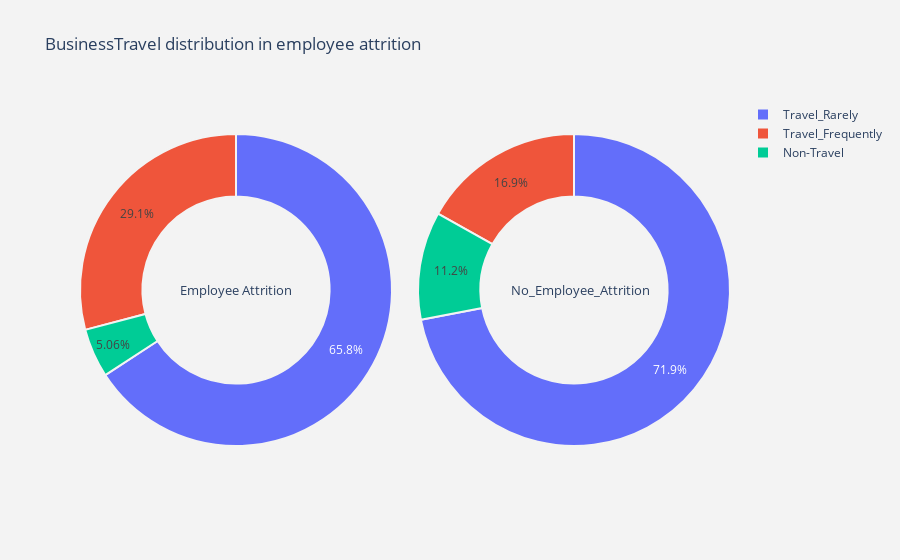
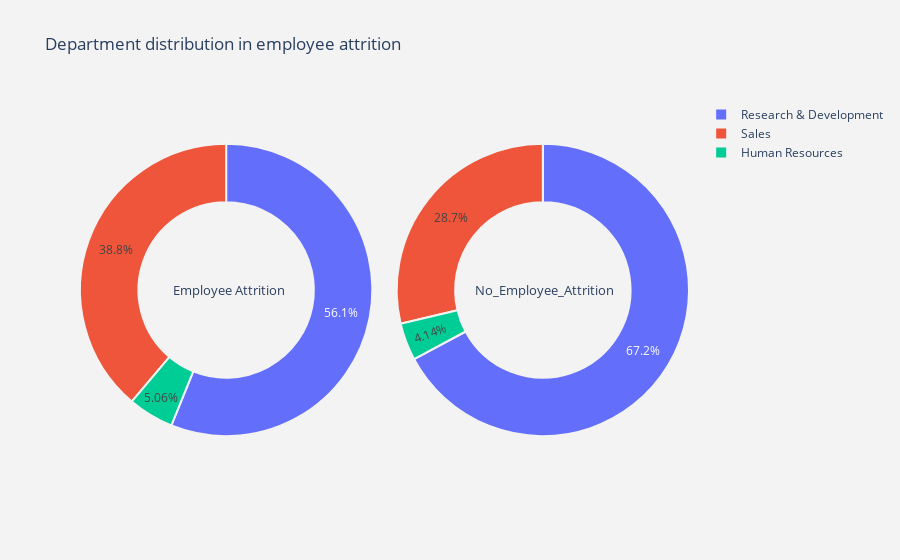
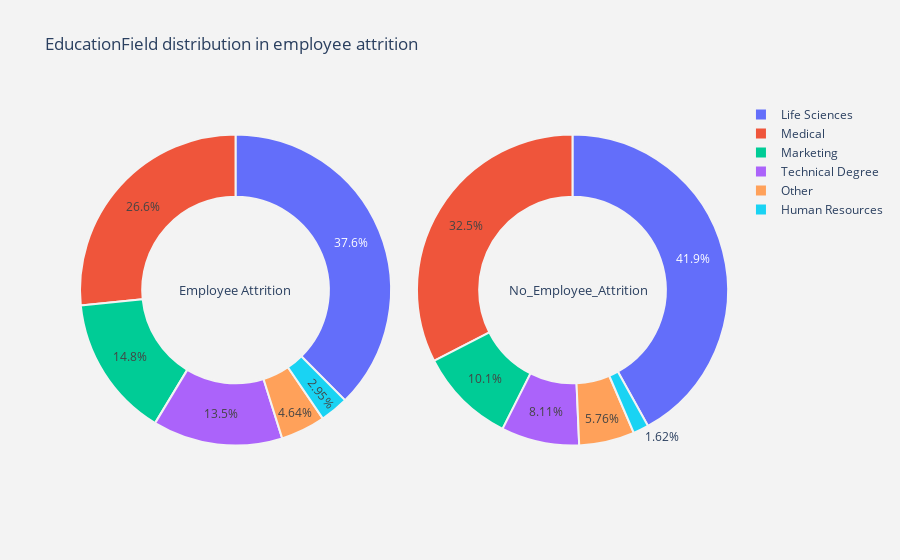
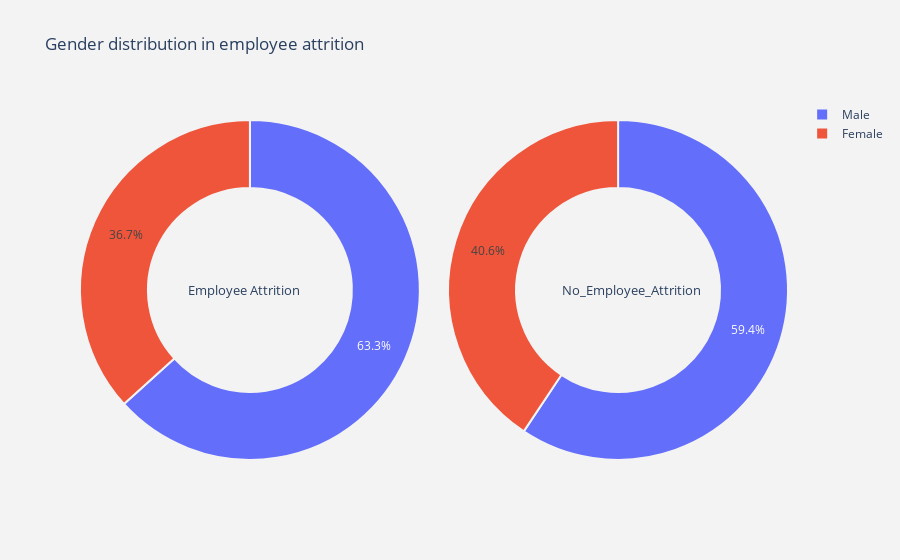

Here is the notebook cell these charts were saved with, in order:
### Code cell
for i in categorical :
    plot_pie(i)

### Figure 1 — Plotly figure (JSON) as saved in the notebook; plotly's stock layout.template omitted (floating-point values rounded to 4 significant figures)
{"data": [{"domain": {"x": [0, 0.48]}, "hole": 0.6, "hoverinfo": "label+percent+name", "labels": ["Travel_Rarely", "Travel_Frequently", "Non-Travel"], "marker": {"line": {"color": "rgb(243,243,243)", "width": 2}}, "name": "Employee Attrition", "type": "pie", "values": [156, 69, 12]}, {"domain": {"x": [0.52, 1]}, "hole": 0.6, "hoverinfo": "label+percent+name", "labels": ["Travel_Rarely", "Travel_Frequently", "Non-Travel"], "marker": {"line": {"color": "rgb(243,243,243)", "width": 2}}, "name": "No_Attrition", "type": "pie", "values": [887, 208, 138]}], "layout": {"annotations": [{"font": {"size": 13}, "showarrow": false, "text": "Employee Attrition", "x": 0.15, "y": 0.5}, {"font": {"size": 13}, "showarrow": false, "text": "No_Employee_Attrition", "x": 0.88, "y": 0.5}], "paper_bgcolor": "rgb(243,243,243)", "plot_bgcolor": "rgb(243,243,243)", "title": {"text": "BusinessTravel distribution in employee attrition "}}}

### Figure 2 — Plotly figure (JSON) as saved in the notebook; plotly's stock layout.template omitted (floating-point values rounded to 4 significant figures)
{"data": [{"domain": {"x": [0, 0.48]}, "hole": 0.6, "hoverinfo": "label+percent+name", "labels": ["Research & Development", "Sales", "Human Resources"], "marker": {"line": {"color": "rgb(243,243,243)", "width": 2}}, "name": "Employee Attrition", "type": "pie", "values": [133, 92, 12]}, {"domain": {"x": [0.52, 1]}, "hole": 0.6, "hoverinfo": "label+percent+name", "labels": ["Research & Development", "Sales", "Human Resources"], "marker": {"line": {"color": "rgb(243,243,243)", "width": 2}}, "name": "No_Attrition", "type": "pie", "values": [828, 354, 51]}], "layout": {"annotations": [{"font": {"size": 13}, "showarrow": false, "text": "Employee Attrition", "x": 0.15, "y": 0.5}, {"font": {"size": 13}, "showarrow": false, "text": "No_Employee_Attrition", "x": 0.88, "y": 0.5}], "paper_bgcolor": "rgb(243,243,243)", "plot_bgcolor": "rgb(243,243,243)", "title": {"text": "Department distribution in employee attrition "}}}

### Figure 3 — Plotly figure (JSON) as saved in the notebook; plotly's stock layout.template omitted (floating-point values rounded to 4 significant figures)
{"data": [{"domain": {"x": [0, 0.48]}, "hole": 0.6, "hoverinfo": "label+percent+name", "labels": ["Life Sciences", "Medical", "Marketing", "Technical Degree", "Other", "Human Resources"], "marker": {"line": {"color": "rgb(243,243,243)", "width": 2}}, "name": "Employee Attrition", "type": "pie", "values": [89, 63, 35, 32, 11, 7]}, {"domain": {"x": [0.52, 1]}, "hole": 0.6, "hoverinfo": "label+percent+name", "labels": ["Life Sciences", "Medical", "Marketing", "Technical Degree", "Other", "Human Resources"], "marker": {"line": {"color": "rgb(243,243,243)", "width": 2}}, "name": "No_Attrition", "type": "pie", "values": [517, 401, 124, 100, 71, 20]}], "layout": {"annotations": [{"font": {"size": 13}, "showarrow": false, "text": "Employee Attrition", "x": 0.15, "y": 0.5}, {"font": {"size": 13}, "showarrow": false, "text": "No_Employee_Attrition", "x": 0.88, "y": 0.5}], "paper_bgcolor": "rgb(243,243,243)", "plot_bgcolor": "rgb(243,243,243)", "title": {"text": "EducationField distribution in employee attrition "}}}

### Figure 4 — Plotly figure (JSON) as saved in the notebook; plotly's stock layout.template omitted (floating-point values rounded to 4 significant figures)
{"data": [{"domain": {"x": [0, 0.48]}, "hole": 0.6, "hoverinfo": "label+percent+name", "labels": ["Male", "Female"], "marker": {"line": {"color": "rgb(243,243,243)", "width": 2}}, "name": "Employee Attrition", "type": "pie", "values": [150, 87]}, {"domain": {"x": [0.52, 1]}, "hole": 0.6, "hoverinfo": "label+percent+name", "labels": ["Male", "Female"], "marker": {"line": {"color": "rgb(243,243,243)", "width": 2}}, "name": "No_Attrition", "type": "pie", "values": [732, 501]}], "layout": {"annotations": [{"font": {"size": 13}, "showarrow": false, "text": "Employee Attrition", "x": 0.15, "y": 0.5}, {"font": {"size": 13}, "showarrow": false, "text": "No_Employee_Attrition", "x": 0.88, "y": 0.5}], "paper_bgcolor": "rgb(243,243,243)", "plot_bgcolor": "rgb(243,243,243)", "title": {"text": "Gender distribution in employee attrition "}}}
